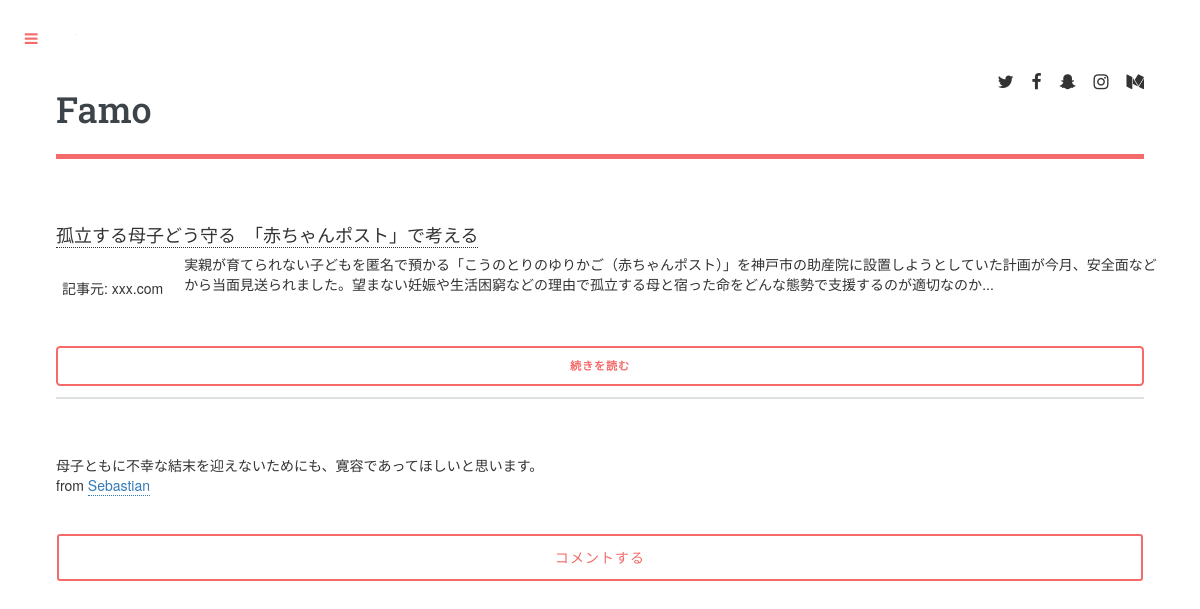
The app's page /articles/1/, older data.
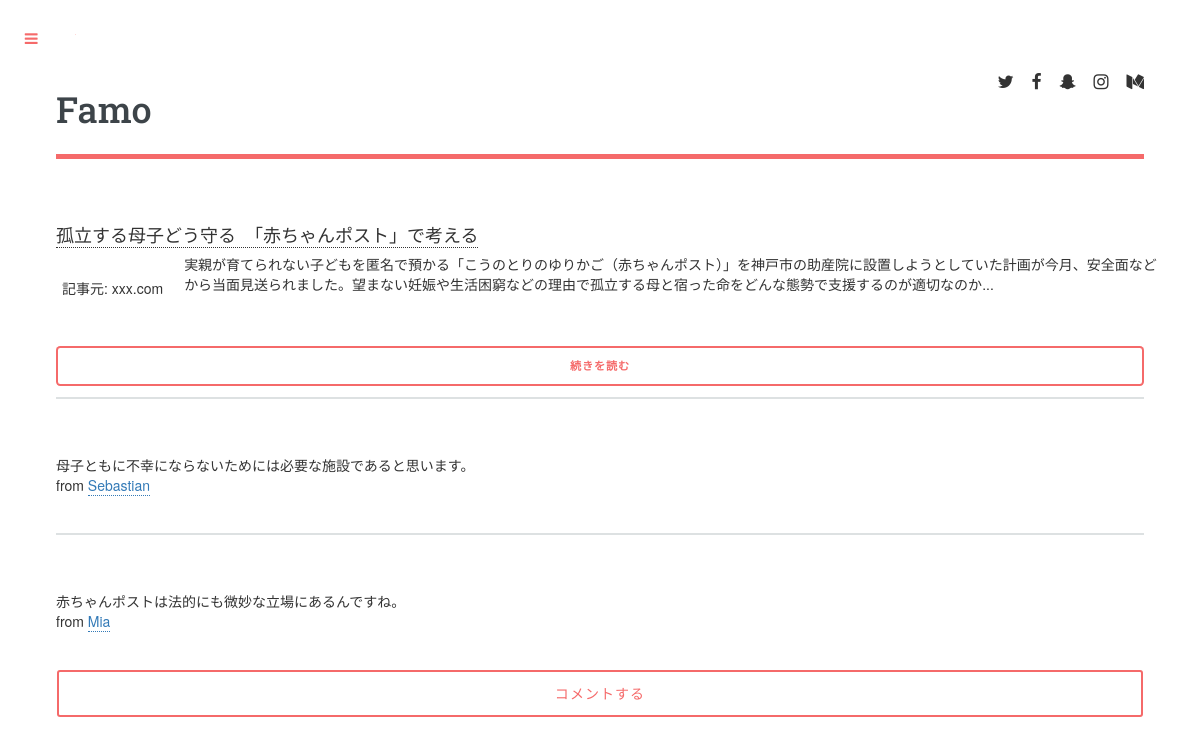
The same page, newer data.
### articles/models.py (models this page shows, shortened)
class Article(models.Model):
    title = models.CharField(default='', max_length=100)
    url = models.URLField(default='')
    preface = models.CharField(default='', max_length=300)
    img_url = models.URLField(null=True)
    hits = models.IntegerField(default=0)
    registered_date = models.DateTimeField(auto_now=True)

class Comment(models.Model):
    content = models.CharField(default=0, max_length=500)
    user = models.ForeignKey(FamoUser)
    good_rators = models.ManyToManyField(FamoUser, related_name='comments')
    article = models.ForeignKey(Article)

### accounts/models.py (models this page shows)
class FamoUser(AbstractUser):
    birth_date = models.DateField(null=True)
    registered_date = models.DateField(auto_now_add=True, null=True)
    sex = models.IntegerField(null=True)    # add a limit_choices_to
    job = models.IntegerField(null=True)    # add a limit_choices_to
    introduction = models.TextField(default='')
    follows = models.ManyToManyField('self', symmetrical=None)

### articles/views.py (the view)
# urls.py: url(r'^detail/(?P<article_id>\d+)/$', views.detail, name='detail'),
def detail(request, article_id):
    article = get_object_or_404(Article, id=article_id)
    article.hits += 1
    article.save()
    comments = article.comment_set.all()
    context = {'article': article, 'comments': comments}
    return render(request, 'articles/detail.html', context)

### articles/templatetags/articles_extras.py (called while the page is built)
@register.inclusion_tag('articles/comment_form.html')
def comment_form():
    return {}

@register.inclusion_tag('articles/comment_node.html')
def comment_node(comment):
    return {'comment': comment}

### commons/templatetags/commons_extras.py (called while the page is built)
@register.filter
def get_categories(num=30):
    return Category.objects.order_by('name')[:num]

### articles/templates/articles/detail.html (shortened to what this page needs)
{% extends 'commons/base.html' %}
{% load static %}
{% load articles_extras %}
{% block extend_head %}
<link rel="stylesheet" href="https://maxcdn.bootstrapcdn.com/bootstrap/3.3.7/css/bootstrap.min.css">
{% endblock extend_head %}
{% block content %}
<section>
  <h4><a href="{{ article.url }}">{{ article.title }}</a></h4>
  <div class="row">
    <p><span class="image left"><a href="{{ article.url }}"><img src="{{ article.img_url }}" alt="" /></a><br>記事元: xxx.com</span>
      {{ article.preface }}...
    </p>
  </div>
</section>
<a href="{{ article.url }}" class="button fit">続きを読む</a>
{% for comment in comments %}
<section id="comment{{ comment.id }}">
  {% comment_node comment %}
</section>
{% endfor %}
  <button type="button" class="btn fit" data-toggle="modal" data-target="#CommentModal">コメントする</button>
{% endblock content %}

### commons/templates/commons/base.html (shortened to what this page needs)
{% load static %}
{% load commons_extras %}
<!DOCTYPE HTML>
<html>
	<head>
		<link rel="stylesheet" href="{% static 'commons/assets/css/main.css' %}" />
		{% block extend_head %}
		{% endblock extend_head %}
	</head>
	<body>
			<div id="wrapper">
					<div id="main">
						<div class="inner">
								<header id="header">
									<a href="{% url 'top:index' %}" class="logo"><strong><h1>Famo</h1></strong></a>
									<ul class="icons">
										<li><a href="#" class="icon fa-twitter"><span class="label">Twitter</span></a></li>
										<li><a href="#" class="icon fa-facebook"><span class="label">Facebook</span></a></li>
										<li><a href="#" class="icon fa-snapchat-ghost"><span class="label">Snapchat</span></a></li>
										<li><a href="#" class="icon fa-instagram"><span class="label">Instagram</span></a></li>
										<li><a href="#" class="icon fa-medium"><span class="label">Medium</span></a></li>
									</ul>
								</header>
                {% block content %}
                {% endblock content %}
						</div>
					</div>
			</div>
	</body>
</html>

### articles/templates/articles/comment_node.html
{% load static %}
{{ comment.content }}
<p>from <a href="{% url 'portfolio:user' comment.user %}">{{ comment.user.username }}</a></p>

Row changes from the older to the newer data that the page shows:
changed Comment "Sebastian": content "母子ともに不幸な結末を迎えないためにも、寛容であってほしいと思います。" → "母子ともに不幸にならないためには必要な施設であると思います。"
added Comment: content "赤ちゃんポストは法的にも微妙な立場にあるんですね。", user.username "Mia"
